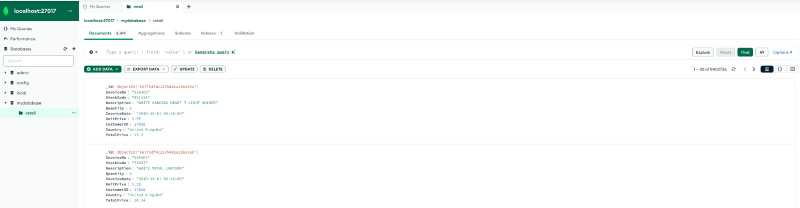
#> input picture Assignment 3/mongodb.jpg, 1600 x 415 px (shown at 1/2 size)
$ jupyter execute --allow-errors MadisonChester_Assignment3.ipynb
#> lines starting #> are read from the running program, lines starting #| are printed output that depends on the picture
# Big Data Assignment 3

## Building an ETL Pipeline with Apache Airflow

### Madison E. Chester

##### Objective

The goal of this assignment includes building an ETL pipeline using Apache Airflow that processes and prepares data for a machine learning model. The dataset to be used is the UCI Machine Learning Repository’s “Online Retail” dataset, which contains transactions occurring between 01/12/2010 and 09/12/2011 for a UK-based and registered non-store online retail.

**This PDF solely functions to explain the process and theory behind implementations. The code should not be executed. The README file includes all necessary information to replicate outcomes.**

##### ETL Pipeline

Necessary Imports

[cell 1]
# for the dag
from airflow import DAG
from airflow.models import Variable
from airflow.operators.python import PythonOperator
from airflow.operators.email_operator import EmailOperator

import pandas as pd
from pymongo import MongoClient
from ucimlrepo import fetch_ucirepo
from datetime import datetime, timedelta

[cell 2]
# for this file
from PIL import Image
from IPython.display import display

##### download_dataset

This function downloads the data from the provided URL and saves the file to a csv in a temporary folder.

XCom is a feature that allows tasks to exchange messages or small amounts of data. This provides a simple way for tasks within a workflow to communicate with one another.

[cell 3]
# [12 lines left out: function download_dataset, not called in this run]

##### data_cleaning

This function...

- reads the data from the previous step.

- converts the 'InvoiceDate' column to a datetime type.

- drops the duplicate and null rows.

- pushes the data back to the temporary folder.

[cell 4]
# [21 lines left out: function data_cleaning, not called in this run]

##### data_transformation

This function creates a new column 'TotalPrice' that is the product of 'Quantity' and 'UnitPrice'.

[cell 5]
# [18 lines left out: function data_transformation, not called in this run]

##### data_to_nosql

This task loads the transformed data to the MongoDB collection titled 'retail'. The data is stored as a dictionary.

[cell 6]
# [21 lines left out: function data_to_nosql, not called in this run]

The screenshot below confirms the loading of the transformed data to a NoSQL database.

[cell 7]
img = Image.open('mongodb.jpg')
#> img is the input picture: PIL image 1600x415 RGB; mean R, G, B 248.7, 250.6, 250.1
display(img)

##### Email Operator

This task sends an email notification of the successful execution of the ETL pipeline.

The screengrab below displays the Airflow variable "emails" that is necessary to create.

[cell 8]
img = Image.open('emails variable.jpg')
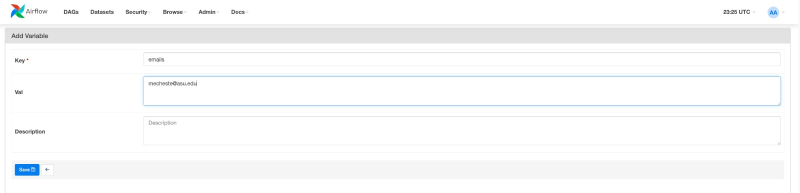
#> input picture Assignment 3/emails variable.jpg, 1600 x 386 px (shown at 1/2 size)
#> img is the input picture: PIL image 1600x386 RGB; mean R, G, B 248.6, 249.4, 249.8
display(img)

#> (a cell that did not finish here is left out)

The format of the email summary that is sent can be seen below.

[cell 10]
img = Image.open('email summary.png')
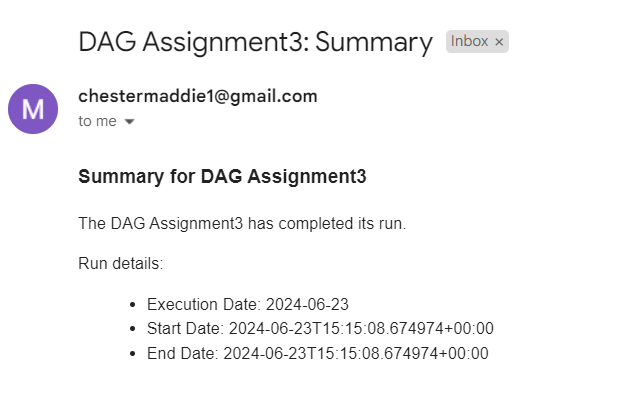
#> input picture Assignment 3/email summary.png, 618 x 406 px
#> img is the input picture: PIL image 618x406 RGBA; mean R, G, B, A 246.6, 246.3, 247.1, 255
display(img)

##### DAG Structure and Scheduling

Here we define the flow of the tasks in the pipeline.

The schedule_interval argument is defined such that the pipeline executes daily.

#> (a cell that did not finish here is left out)

The DAG schema generated by Airflow is as follows:

[cell 12]
img = Image.open('schema.jpg')
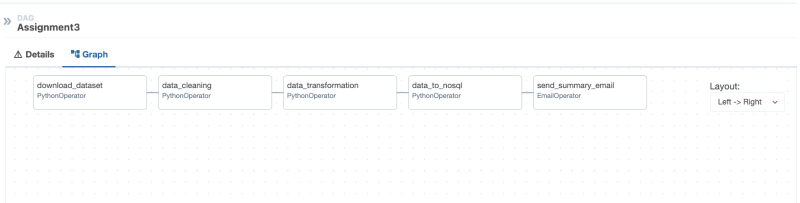
#> input picture Assignment 3/schema.jpg, 1600 x 405 px (shown at 1/2 size)
#> img is the input picture: PIL image 1600x405 RGB; mean R, G, B 252.1, 252.4, 252.6
display(img)

The complete task duration can be seen in the following image.

[cell 13]
img = Image.open('task duration.jpg')
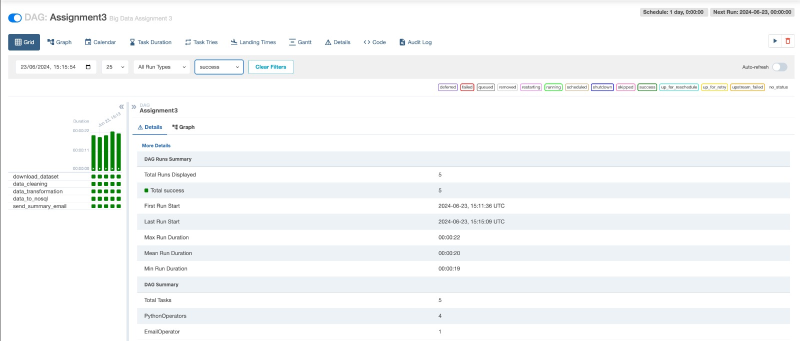
#> input picture Assignment 3/task duration.jpg, 1600 x 681 px (shown at 1/2 size)
#> img is the input picture: PIL image 1600x681 RGB; mean R, G, B 245.6, 247.5, 248.1
display(img)
